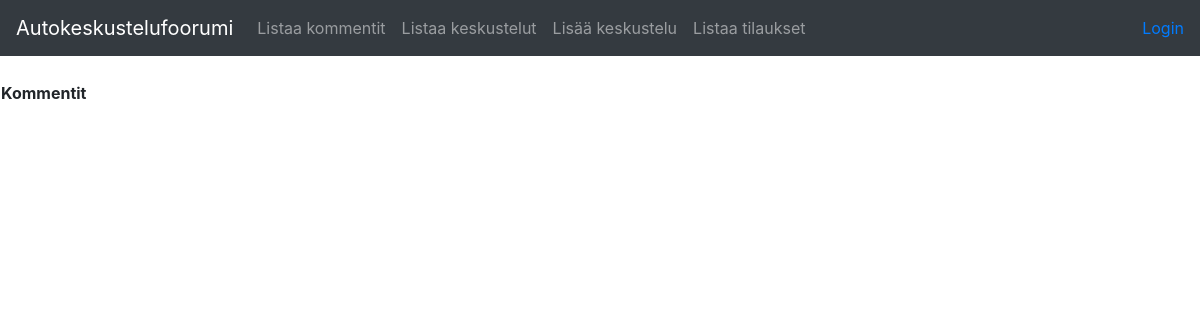
/comments, run on an earlier commit of the app's database.
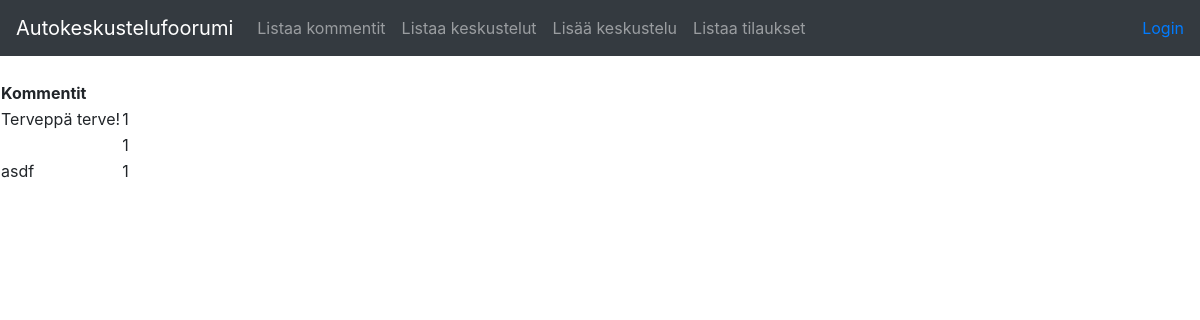
And on a later commit of the database.
### application/comments/models.py (models this page shows, shortened)
class Comment(db.Model):
    id = db.Column(db.Integer, primary_key=True)
    date_created = db.Column(db.DateTime, default=db.func.current_timestamp())
    date_modified = db.Column(db.DateTime, default=db.func.current_timestamp(),
    onupdate=db.func.current_timestamp())
    name = db.Column(db.String(144), nullable=False)
    account_id = db.Column(db.Integer, db.ForeignKey('account.id'),  nullable=False)

### application/comments/views.py (the view)
@app.route("/comments", methods=["GET"])
def comments_index():
    return render_template("comments/list.html", comments = Comment.query.all())

### application/templates/comments/list.html (shortened to what this page needs)
{% extends "layout.html" %}
{% block body %}
  <table>
    <tr>
      <th>Kommentit</th>
      <th></th>
    </tr>
    {% for comment in comments %}
    <tr>
      <td>{{ comment.name }}</td>
      <td>{{ comment.account_id }}</td>
    </tr>
    {% endfor %}
  </table>
{% endblock %}

What changed in the data, as far as the page shows it:
added Comment: name "Terveppä terve!", account_id "1"
added Comment: account_id "1"
added Comment: name "asdf", account_id "1"
